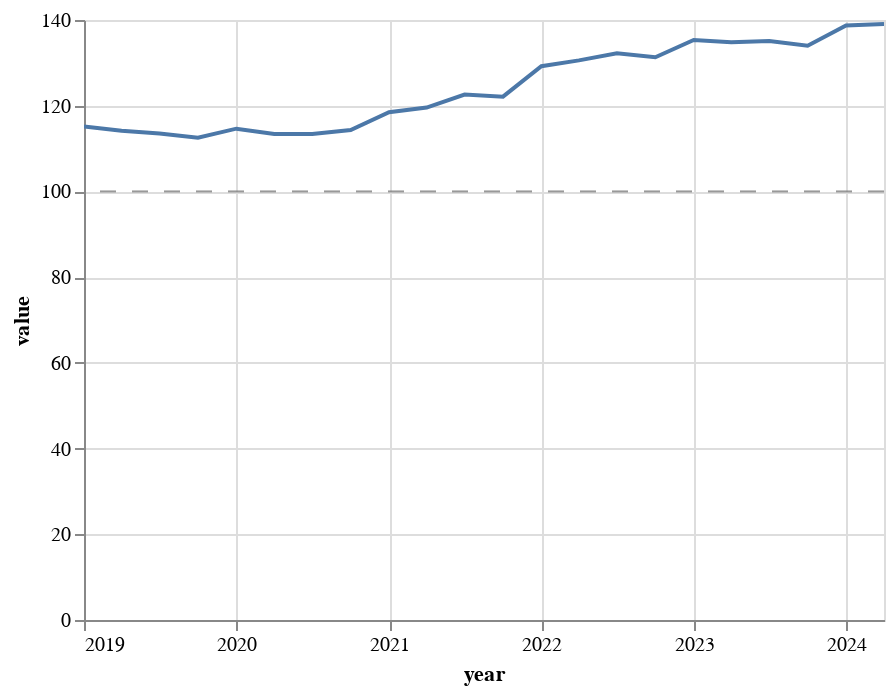

The cell this chart's notebook holds for it:
### Code cell
base = (
    (real_est_p_out.plot.line(
        x="year", 
        y=alt.Y("value", scale = alt.Scale(zero = True))
                      )
    )
)

zero_line = alt.Chart().mark_rule(
    color='gray',
    strokeDash=[8, 8],
    opacity=0.8
).encode(y=alt.datum(100))

real_est_p_chart = (
    (base + zero_line)
    .properties(width=400)
    .configure_scale(zero=False)
)

real_est_p_chart

### Figure 1 — Vega-Lite specification as saved in the notebook (floating-point values rounded to 4 significant figures)
{"config": {"view": {"continuousWidth": 300, "continuousHeight": 300}, "scale": {"zero": false}}, "layer": [{"data": {"name": "data-3869563cd16b69312fc9bc6af38694fd"}, "mark": {"type": "line", "tooltip": true}, "encoding": {"x": {"field": "year", "type": "temporal"}, "y": {"field": "value", "scale": {"zero": true}, "type": "quantitative"}}, "name": "view_2"}, {"data": {"name": "empty"}, "mark": {"type": "rule", "color": "gray", "opacity": 0.8, "strokeDash": [8, 8]}, "encoding": {"y": {"datum": 100}}}], "params": [{"name": "param_5", "select": {"type": "interval", "encodings": ["x", "y"]}, "bind": "scales", "views": ["view_2"]}], "width": 400, "$schema": "https://vega.github.io/schema/vega-lite/v5.20.1.json", "datasets": {"data-3869563cd16b69312fc9bc6af38694fd": [{"year": "2019-01-01T00:00:00", "value": 115.1}, {"year": "2019-04-01T00:00:00", "value": 114.2}, {"year": "2019-07-01T00:00:00", "value": 113.5}, {"year": "2019-10-01T00:00:00", "value": 112.5}, {"year": "2020-01-01T00:00:00", "value": 114.6}, {"year": "2020-04-01T00:00:00", "value": 113.4}, {"year": "2020-07-01T00:00:00", "value": 113.4}, {"year": "2020-10-01T00:00:00", "value": 114.3}, {"year": "2021-01-01T00:00:00", "value": 118.5}, {"year": "2021-04-01T00:00:00", "value": 119.6}, {"year": "2021-07-01T00:00:00", "value": 122.6}, {"year": "2021-10-01T00:00:00", "value": 122.1}, {"year": "2022-01-01T00:00:00", "value": 129.2}, {"year": "2022-04-01T00:00:00", "value": 130.6}, {"year": "2022-07-01T00:00:00", "value": 132.2}, {"year": "2022-10-01T00:00:00", "value": 131.3}, {"year": "2023-01-01T00:00:00", "value": 135.3}, {"year": "2023-04-01T00:00:00", "value": 134.8}, {"year": "2023-07-01T00:00:00", "value": 135.1}, {"year": "2023-10-01T00:00:00", "value": 134.0}, {"year": "2024-01-01T00:00:00", "value": 138.7}, {"year": "2024-04-01T00:00:00", "value": 139.1}], "empty": [{}]}}
